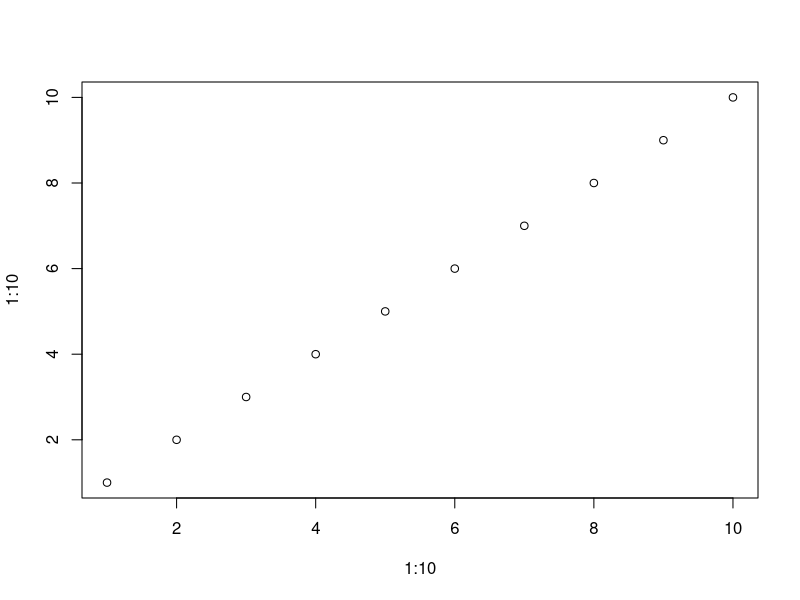
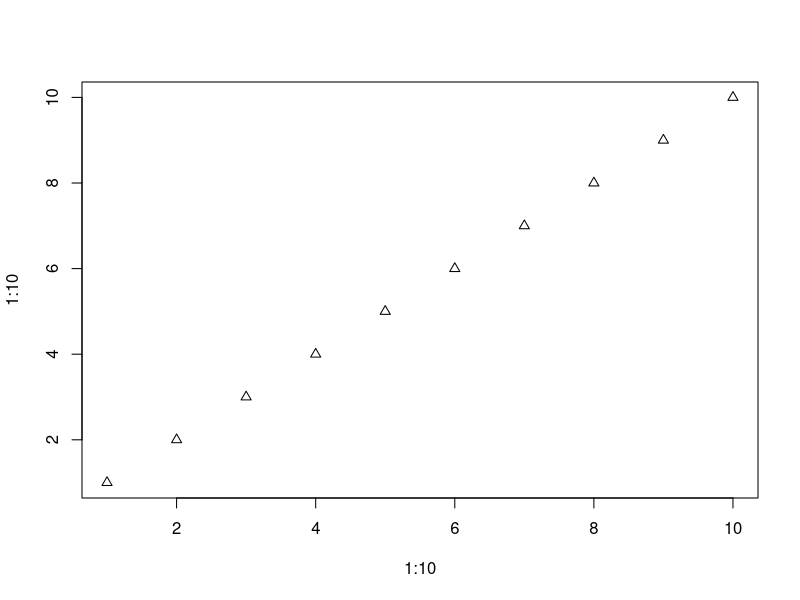
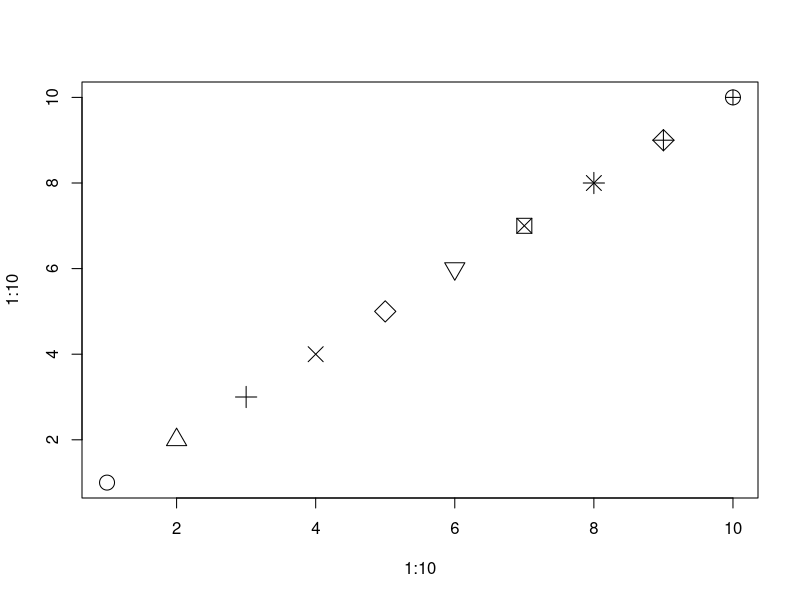
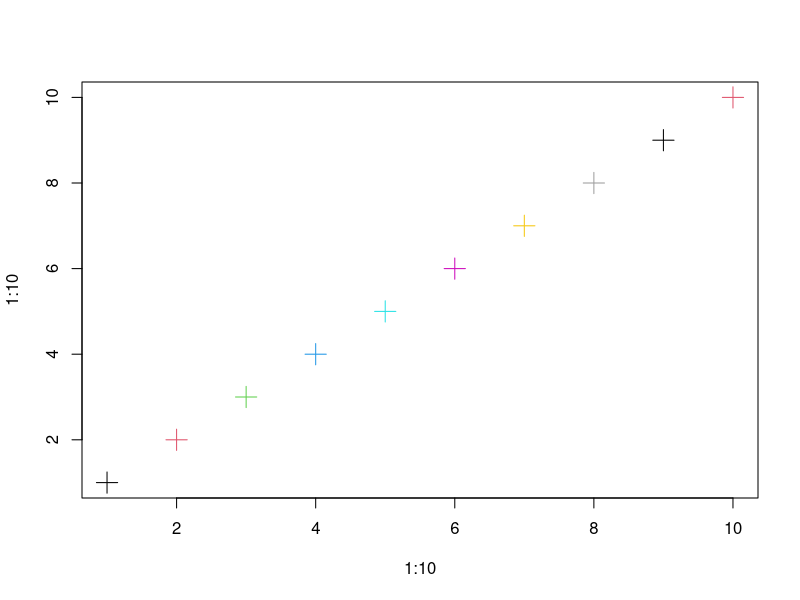
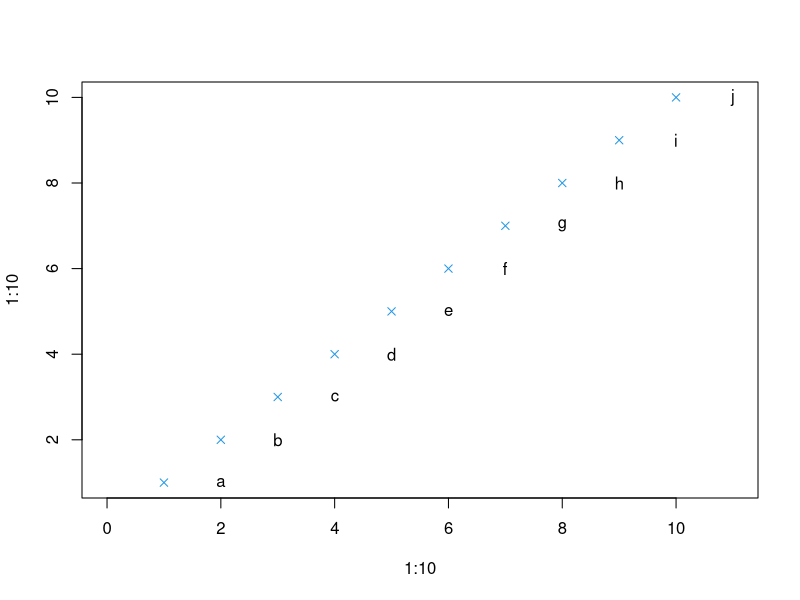
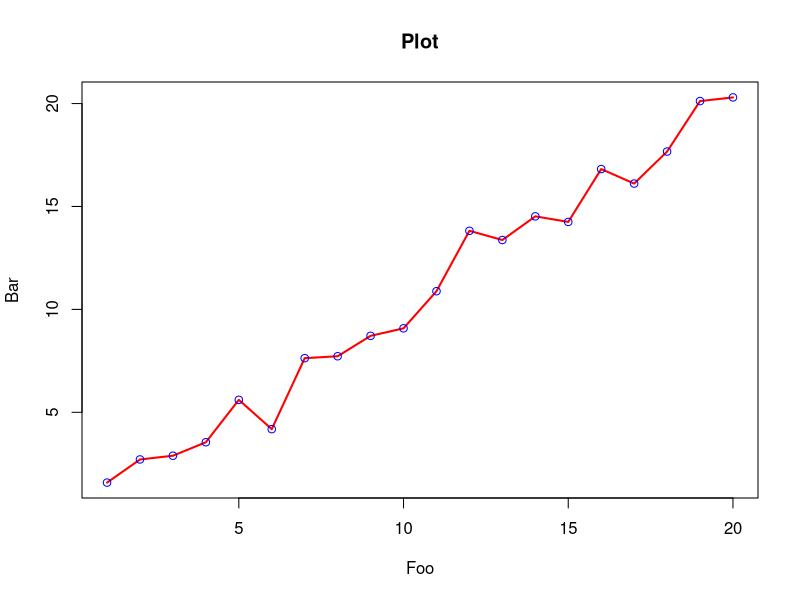
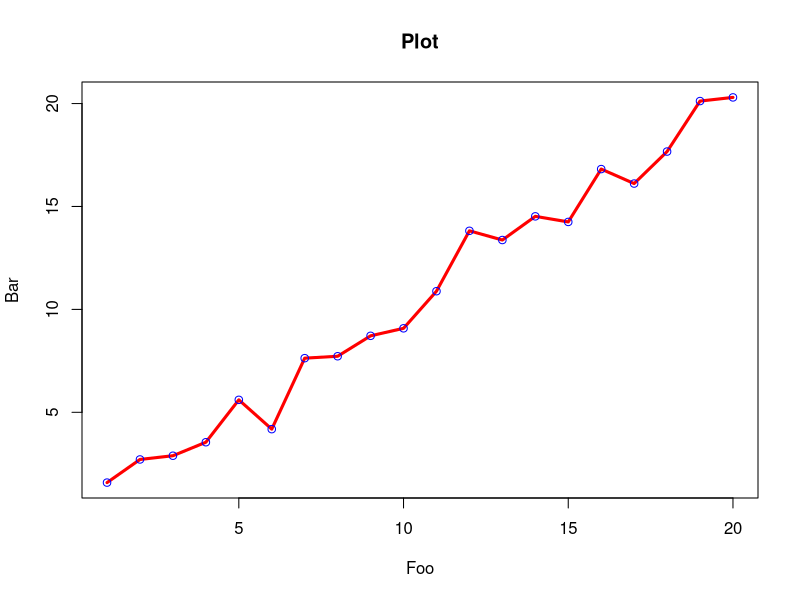
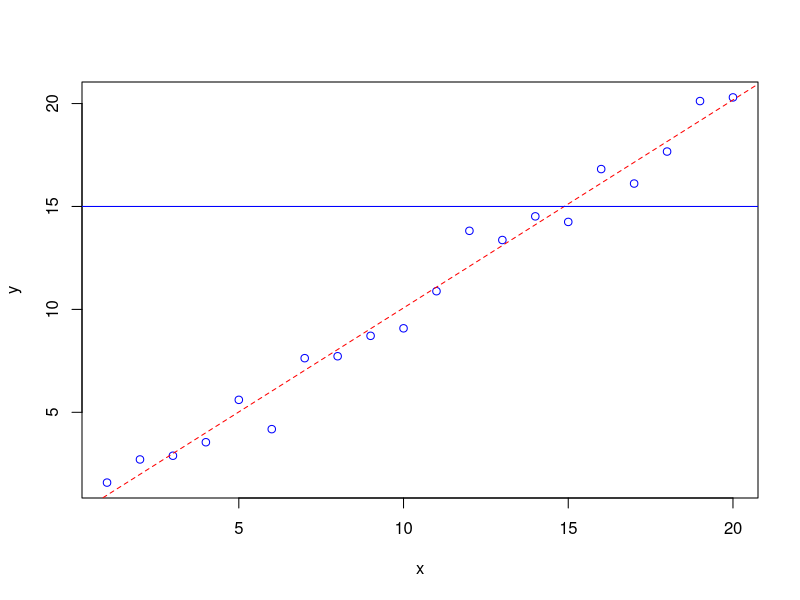

Recreate these plots in R, in order.
## ---- chunk 1
set.seed(12345)
plot(1:10, 1:10)
## ---- chunk 2
plot(1:10, 1:10, pch=2)
## ---- chunk 3
plot(1:10, 1:10, pch=1:10, cex=2)
## ---- chunk 4
plot(1:10, 1:10, pch=3, cex=2, col=1:10)
## ---- chunk 5
plot(1:10, 1:10, pch=4, col=4, xlim=c(0, 11))
text(1:10+1, 1:10, letters[1:10])
## ---- chunk 6
# Generate random data set to plot
n <- 20
x <- 1:n
y <- x + rnorm(n)  # adds 'errors' from the standard normal distribution

plot(x, y, type="l", lty=1, lwd=2, col="red",
     main="Plot", xlab="Foo", ylab="Bar")
points(x, y, col="blue")

plot(x, y, type="l", lty=1, lwd=3, col="red",
     main="Plot", xlab="Foo", ylab="Bar")
points(x, y, col="blue")


## ---- chunk 7
m <- lm(y ~ x)   # linear fit of generated data. 


plot(x, y, col="blue")
abline(m, col="red", lty="dashed") # note that we are giving the function abline a fit object.

abline(h=15,col="blue")
# h horizontal
## ---- chunk 8

m <- lm(y ~ x)  

plot(x, y, col="blue", pch=2)
abline(m, col="red", lty="dashed") 

y <- x + rnorm(10, mean = 0.1)
m <- lm(y ~ x)  

points(x, y, col="green", pch=4)
abline(m, col="orange", lty=4) 
## ---- chunk 9
hist(y)

hist(y, breaks = 15)
## ---- chunk 10
barplot(y)
## ---- chunk 11
g <- sample(1:3, n, replace=T)
z <- rnorm(n)

gl <-sample(LETTERS[1:3], n, replace=T)
## ---- chunk 12
boxplot(z ~ g)

boxplot(z~gl)
## ---- chunk 13
x <- rnorm(100)

hist(x, breaks = 20)
## ---- chunk 14
qqnorm(x)
qqline(x)
## ---- chunk 15
y <- rgamma(100, shape=1)

hist(y, breaks = 20)
## ---- chunk 16
qqnorm(y)
qqline(y)
## ---- chunk 17
par(mfrow=c(2,2))
  plot(x, y)
  plot(x, y, type="l")
  barplot(x)
  barplot(y)
par(mfrow=c(1,1)) 
## ---- chunk 18

#create file directory "figs" before running code

png('figs/lm.png')
  m <- lm(y ~ x)
  plot(x, y, col="blue")
  abline(m, col="red", lty="dashed")
dev.off()
## ---- chunk 19

plot(iris$Petal.Length, iris$Petal.Width,
     main="Iris Petal Length vs Width", xlab="Petal Length", ylab="Petal Width")

## ---- chunk 20

m <- lm (iris$Petal.Width ~ iris$Petal.Length)
plot(iris$Petal.Length, iris$Petal.Width)
abline(m)

## ---- chunk 21

par(mfrow=c(1,2))

boxplot(iris$Petal.Width~iris$Species)
boxplot(iris$Petal.Length~iris$Species)

par(mfrow=c(2,1))

boxplot(iris$Petal.Width~iris$Species)
boxplot(iris$Petal.Length~iris$Species)


## ---- chunk 22

plot(iris$Petal.Width, iris$Petal.Length,
    col=iris$Species,pch=as.character(iris$Species))


newspecies.col=as.character(iris$Species)
newspecies.col[iris$Species=="setosa"]<-"blue"
newspecies.col[iris$Species=="versicolor"]<-"darkorange"
newspecies.col[iris$Species=="virginica"]<-"pink"

plot(iris$Petal.Length,iris$Petal.Width,col=newspecies.col)

table(iris$Species)

## ---- chunk 23

m<- lm(iris$Petal.Width~iris$Petal.Length)

m0 <- lm(Petal.Width~Petal.Length,data=iris,
         subset = Species =="virginica")

newspecies.col=as.character(iris$Species)
newspecies.col[iris$Species=="setosa"]<-"blue"
newspecies.col[iris$Species=="versicolor"]<-"darkorange"
newspecies.col[iris$Species=="virginica"]<-"pink"

plot(iris$Petal.Length,iris$Petal.Width,col=newspecies.col)
abline(m0,col="pink")


## ---- chunk 24

png("figs/iris.png")




## ---- chunk 25



